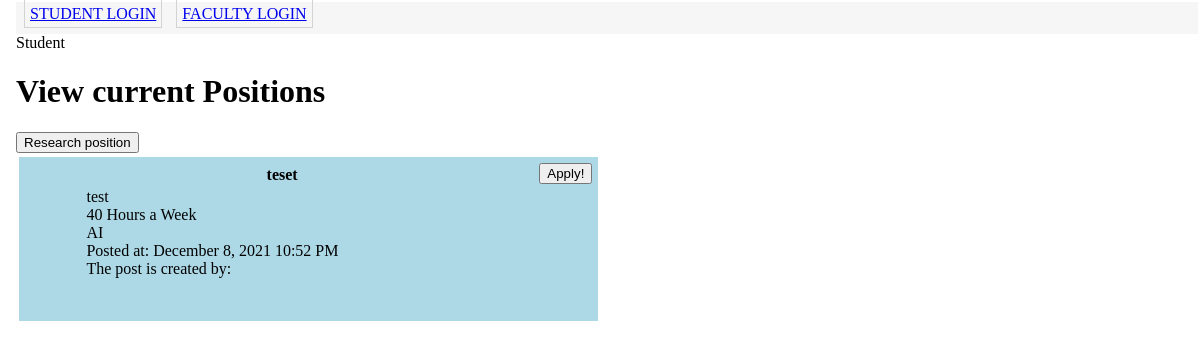
Page /studentapply/1 on the committed database.
### app/Model/models.py (models this page shows, shortened)
class researchPos(db.Model):
    __tablename__ = 'researchPosition'
    id = db.Column(db.Integer, primary_key=True)
    faculty_id = db.Column(db.Integer, default = 0)
    facultyName = db.Column(db.String(100))
    facultyEmail = db.Column(db.String(100))
    title  = db.Column(db.String(150))
    researchDesc = db.Column(db.String(1500))
    startDate = db.Column(db.DateTime)
    endDate = db.Column(db.DateTime)
    requiredHours = db.Column(db.Integer, default = 0)
    researchFields = db.relationship('researchPostFieldTags',
                                    secondary = researchPosFieldTable,
                                    primaryjoin = (researchPosFieldTable.c.researchPosition_id == id),
                                    backref = db.backref('researchPosFieldTable', lazy = 'dynamic'),
                                    lazy = 'dynamic')
    requiredQualifications = db.Column(db.String(500))
    timestamp = db.Column(db.DateTime, index=True, default=datetime.utcnow)

class researchPostFieldTags(db.Model): # This is for the researchPosition Posts
    id = db.Column(db.Integer, primary_key = True)
    name = db.Column(db.String(69))
    def __repr__(self):
        return '{} '.format(self.name)

### app/Controller/routes.py (the view)
@bp_routes.route('/studentapply/<researchPos_id>', methods=['GET', 'POST'])
def studentapply(researchPos_id):
    position = researchPos.query.get(researchPos_id)
    test = True
    if User.get_status(User, test) == False:
        flash("Faculty member")
    else:
        flash("Student")
    posts = researchPos.query.order_by(researchPos.timestamp.desc())
    return render_template('studentapplication.html', title="Search App Portal", posts=posts.all())

### app/Model/models.py (called while the page is built)
    def get_status(self, statusinput):
        return self.isfaculty == statusinput

### app/View/templates/studentapplication.html
{% extends "base.html" %}
{% block content %}
    <h1>View current Positions</h1>
    <input type="submit" value="Research position">
    <div class="postlist">
      {% for post in posts %}
           <div class = "post-box">
               {% include '_post.html' %}
               <form action="{{ url_for('routes.studentapply', researchPos_id = post.id )}}" method="get">
                   <input type="submit"  value="Apply!" />
               </form>
           </div>
      {% endfor %}
   </div>
{% endblock %}

### app/View/templates/_post.html (shortened to what this page needs)
<table class = "posttable" style = "width:100%" valign="top">
            <td colspan="3"><div class="posttitle"> {{post.title}} </div>
            </td>
        <tr>
            <td width="10%" >
            </td>
            <td width="80%" >
                <div>
                    {{post.researchDesc}}
               </div>
                <div>
                    {{post.requiredHours}} Hours a Week
               </div>
                <div>
                    {%for fields in post.researchFields%}
                    {{fields}}
                    {%endfor%}
                </div>
                <div>
                    Posted at: {{ moment(post.timestamp).format('LLL') }}
                </div>
                <div>
                    The post is created by:  <span class="useritem"> {{current_user.username}}
                </div>
            </td>
</table>

### app/View/static/css/main.css (style rules this page uses)
body { margin: 1px 1px 1px 15px; padding: 1px; font-family: Tahoma; text-align: left; }
.posttable { width : 100%; margin: 0px; }
.posttitle { text-align: center; font-weight: bold; }
.useritem { text-align: center; padding: 3px; margin: 4px 3px 4px 3px; color: crimson; text-transform: uppercase; }
.postlist { display: flex; flex-wrap: wrap; }
.post-box { display: flex; vertical-align: middle; background-color: lightblue; width: 99%; margin: 4px 3px 4px 3px; padding: 6px; }
@media screen and (min-width: 800px) and (max-width:1200px) { .post-box { width: 48%; } }

### rows in the picture
researchPos: title "teset", researchDesc "test", requiredHours "40", timestamp "December 8, 2021 10:52 PM"
researchPostFieldTags: name "AI"

### other values in the picture
{{ message }} "Student"
